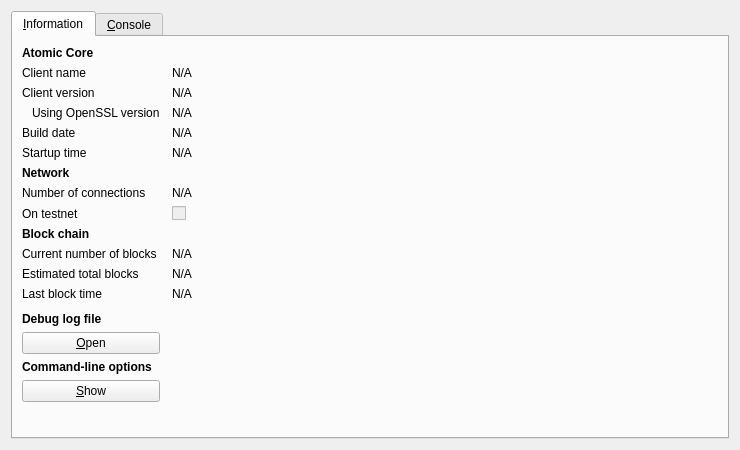
<?xml version="1.0" encoding="UTF-8"?>
<ui version="4.0">
 <class>RPCConsole</class>
 <widget class="QDialog" name="RPCConsole">
  <property name="geometry">
   <rect>
    <x>0</x>
    <y>0</y>
    <width>740</width>
    <height>450</height>
   </rect>
  </property>
  <property name="windowTitle">
   <string>Atomic - Debug window</string>
  </property>
  <property name="styleSheet">
   <string notr="true">background-image: url(:/images/bkg2);</string>
  </property>
  <layout class="QVBoxLayout" name="verticalLayout_2">
   <item>
    <widget class="QTabWidget" name="tabWidget">
     <property name="currentIndex">
      <number>0</number>
     </property>
     <widget class="QWidget" name="tab_info">
      <attribute name="title">
       <string>&amp;Information</string>
      </attribute>
      <layout class="QGridLayout" name="gridLayout" columnstretch="0,1">
       <property name="horizontalSpacing">
        <number>12</number>
       </property>
       <item row="0" column="0">
        <widget class="QLabel" name="label_9">
         <property name="font">
          <font>
           <weight>75</weight>
           <bold>true</bold>
          </font>
         </property>
         <property name="text">
          <string>Atomic Core</string>
         </property>
        </widget>
       </item>
       <item row="1" column="0">
        <widget class="QLabel" name="label_5">
         <property name="text">
          <string>Client name</string>
         </property>
        </widget>
       </item>
       <item row="1" column="1">
        <widget class="QLabel" name="clientName">
         <property name="cursor">
          <cursorShape>IBeamCursor</cursorShape>
         </property>
         <property name="text">
          <string>N/A</string>
         </property>
         <property name="textFormat">
          <enum>Qt::PlainText</enum>
         </property>
         <property name="textInteractionFlags">
          <set>Qt::LinksAccessibleByMouse|Qt::TextSelectableByKeyboard|Qt::TextSelectableByMouse</set>
         </property>
        </widget>
       </item>
       <item row="2" column="0">
        <widget class="QLabel" name="label_6">
         <property name="text">
          <string>Client version</string>
         </property>
        </widget>
       </item>
       <item row="2" column="1">
        <widget class="QLabel" name="clientVersion">
         <property name="cursor">
          <cursorShape>IBeamCursor</cursorShape>
         </property>
         <property name="text">
          <string>N/A</string>
         </property>
         <property name="textFormat">
          <enum>Qt::PlainText</enum>
         </property>
         <property name="textInteractionFlags">
          <set>Qt::LinksAccessibleByMouse|Qt::TextSelectableByKeyboard|Qt::TextSelectableByMouse</set>
         </property>
        </widget>
       </item>
       <item row="3" column="0">
        <widget class="QLabel" name="label_14">
         <property name="text">
          <string>Using OpenSSL version</string>
         </property>
         <property name="indent">
          <number>10</number>
         </property>
        </widget>
       </item>
       <item row="3" column="1">
        <widget class="QLabel" name="openSSLVersion">
         <property name="cursor">
          <cursorShape>IBeamCursor</cursorShape>
         </property>
         <property name="text">
          <string>N/A</string>
         </property>
         <property name="textFormat">
          <enum>Qt::PlainText</enum>
         </property>
         <property name="textInteractionFlags">
          <set>Qt::LinksAccessibleByMouse|Qt::TextSelectableByKeyboard|Qt::TextSelectableByMouse</set>
         </property>
        </widget>
       </item>
       <item row="4" column="0">
        <widget class="QLabel" name="label_12">
         <property name="text">
          <string>Build date</string>
         </property>
        </widget>
       </item>
       <item row="4" column="1">
        <widget class="QLabel" name="buildDate">
         <property name="cursor">
          <cursorShape>IBeamCursor</cursorShape>
         </property>
         <property name="text">
          <string>N/A</string>
         </property>
         <property name="textFormat">
          <enum>Qt::PlainText</enum>
         </property>
         <property name="textInteractionFlags">
          <set>Qt::LinksAccessibleByMouse|Qt::TextSelectableByKeyboard|Qt::TextSelectableByMouse</set>
         </property>
        </widget>
       </item>
       <item row="5" column="0">
        <widget class="QLabel" name="label_13">
         <property name="text">
          <string>Startup time</string>
         </property>
        </widget>
       </item>
       <item row="5" column="1">
        <widget class="QLabel" name="startupTime">
         <property name="cursor">
          <cursorShape>IBeamCursor</cursorShape>
         </property>
         <property name="text">
          <string>N/A</string>
         </property>
         <property name="textFormat">
          <enum>Qt::PlainText</enum>
         </property>
         <property name="textInteractionFlags">
          <set>Qt::LinksAccessibleByMouse|Qt::TextSelectableByKeyboard|Qt::TextSelectableByMouse</set>
         </property>
        </widget>
       </item>
       <item row="6" column="0">
        <widget class="QLabel" name="label_11">
         <property name="font">
          <font>
           <weight>75</weight>
           <bold>true</bold>
          </font>
         </property>
         <property name="text">
          <string>Network</string>
         </property>
        </widget>
       </item>
       <item row="7" column="0">
        <widget class="QLabel" name="label_7">
         <property name="text">
          <string>Number of connections</string>
         </property>
        </widget>
       </item>
       <item row="7" column="1">
        <widget class="QLabel" name="numberOfConnections">
         <property name="cursor">
          <cursorShape>IBeamCursor</cursorShape>
         </property>
         <property name="text">
          <string>N/A</string>
         </property>
         <property name="textFormat">
          <enum>Qt::PlainText</enum>
         </property>
         <property name="textInteractionFlags">
          <set>Qt::LinksAccessibleByMouse|Qt::TextSelectableByKeyboard|Qt::TextSelectableByMouse</set>
         </property>
        </widget>
       </item>
       <item row="8" column="0">
        <widget class="QLabel" name="label_8">
         <property name="text">
          <string>On testnet</string>
         </property>
        </widget>
       </item>
       <item row="8" column="1">
        <widget class="QCheckBox" name="isTestNet">
         <property name="enabled">
          <bool>false</bool>
         </property>
         <property name="text">
          <string/>
         </property>
        </widget>
       </item>
       <item row="9" column="0">
        <widget class="QLabel" name="label_10">
         <property name="font">
          <font>
           <weight>75</weight>
           <bold>true</bold>
          </font>
         </property>
         <property name="text">
          <string>Block chain</string>
         </property>
        </widget>
       </item>
       <item row="10" column="0">
        <widget class="QLabel" name="label_3">
         <property name="text">
          <string>Current number of blocks</string>
         </property>
        </widget>
       </item>
       <item row="10" column="1">
        <widget class="QLabel" name="numberOfBlocks">
         <property name="cursor">
          <cursorShape>IBeamCursor</cursorShape>
         </property>
         <property name="text">
          <string>N/A</string>
         </property>
         <property name="textFormat">
          <enum>Qt::PlainText</enum>
         </property>
         <property name="textInteractionFlags">
          <set>Qt::LinksAccessibleByMouse|Qt::TextSelectableByKeyboard|Qt::TextSelectableByMouse</set>
         </property>
        </widget>
       </item>
       <item row="11" column="0">
        <widget class="QLabel" name="label_4">
         <property name="text">
          <string>Estimated total blocks</string>
         </property>
        </widget>
       </item>
       <item row="11" column="1">
        <widget class="QLabel" name="totalBlocks">
         <property name="cursor">
          <cursorShape>IBeamCursor</cursorShape>
         </property>
         <property name="text">
          <string>N/A</string>
         </property>
         <property name="textFormat">
          <enum>Qt::PlainText</enum>
         </property>
         <property name="textInteractionFlags">
          <set>Qt::LinksAccessibleByMouse|Qt::TextSelectableByKeyboard|Qt::TextSelectableByMouse</set>
         </property>
        </widget>
       </item>
       <item row="12" column="0">
        <widget class="QLabel" name="label_2">
         <property name="text">
          <string>Last block time</string>
         </property>
        </widget>
       </item>
       <item row="12" column="1">
        <widget class="QLabel" name="lastBlockTime">
         <property name="cursor">
          <cursorShape>IBeamCursor</cursorShape>
         </property>
         <property name="text">
          <string>N/A</string>
         </property>
         <property name="textFormat">
          <enum>Qt::PlainText</enum>
         </property>
         <property name="textInteractionFlags">
          <set>Qt::LinksAccessibleByMouse|Qt::TextSelectableByKeyboard|Qt::TextSelectableByMouse</set>
         </property>
        </widget>
       </item>
       <item row="13" column="0">
        <spacer name="verticalSpacer_2">
         <property name="orientation">
          <enum>Qt::Vertical</enum>
         </property>
         <property name="sizeHint" stdset="0">
          <size>
           <width>20</width>
           <height>20</height>
          </size>
         </property>
        </spacer>
       </item>
       <item row="14" column="0">
        <widget class="QLabel" name="labelDebugLogfile">
         <property name="font">
          <font>
           <weight>75</weight>
           <bold>true</bold>
          </font>
         </property>
         <property name="text">
          <string>Debug log file</string>
         </property>
        </widget>
       </item>
       <item row="15" column="0">
        <widget class="QPushButton" name="openDebugLogfileButton">
         <property name="toolTip">
          <string>Open the Atomic debug log file from the current data directory. This can take a few seconds for large log files.</string>
         </property>
         <property name="text">
          <string>&amp;Open</string>
         </property>
         <property name="autoDefault">
          <bool>false</bool>
         </property>
        </widget>
       </item>
       <item row="16" column="0">
        <widget class="QLabel" name="labelCLOptions">
         <property name="font">
          <font>
           <weight>75</weight>
           <bold>true</bold>
          </font>
         </property>
         <property name="text">
          <string>Command-line options</string>
         </property>
        </widget>
       </item>
       <item row="17" column="0">
        <widget class="QPushButton" name="showCLOptionsButton">
         <property name="toolTip">
          <string>Show the Atomic-Qt help message to get a list with possible Atomic command-line options.</string>
         </property>
         <property name="text">
          <string>&amp;Show</string>
         </property>
         <property name="autoDefault">
          <bool>false</bool>
         </property>
        </widget>
       </item>
       <item row="18" column="0">
        <spacer name="verticalSpacer">
         <property name="orientation">
          <enum>Qt::Vertical</enum>
         </property>
         <property name="sizeHint" stdset="0">
          <size>
           <width>20</width>
           <height>40</height>
          </size>
         </property>
        </spacer>
       </item>
      </layout>
     </widget>
     <widget class="QWidget" name="tab_console">
      <attribute name="title">
       <string>&amp;Console</string>
      </attribute>
      <layout class="QVBoxLayout" name="verticalLayout_3">
       <property name="spacing">
        <number>3</number>
       </property>
       <item>
        <widget class="QTextEdit" name="messagesWidget">
         <property name="minimumSize">
          <size>
           <width>0</width>
           <height>100</height>
          </size>
         </property>
         <property name="readOnly">
          <bool>true</bool>
         </property>
         <property name="tabKeyNavigation" stdset="0">
          <bool>false</bool>
         </property>
         <property name="columnCount" stdset="0">
          <number>2</number>
         </property>
        </widget>
       </item>
       <item>
        <layout class="QHBoxLayout" name="horizontalLayout">
         <property name="spacing">
          <number>3</number>
         </property>
         <item>
          <widget class="QLabel" name="label">
           <property name="text">
            <string notr="true">&gt;</string>
           </property>
          </widget>
         </item>
         <item>
          <widget class="QLineEdit" name="lineEdit"/>
         </item>
         <item>
          <widget class="QPushButton" name="clearButton">
           <property name="maximumSize">
            <size>
             <width>24</width>
             <height>24</height>
            </size>
           </property>
           <property name="toolTip">
            <string>Clear console</string>
           </property>
           <property name="text">
            <string/>
           </property>
           <property name="icon">
            <iconset resource="../bitcoin.qrc">
             <normaloff>:/icons/remove</normaloff>:/icons/remove</iconset>
           </property>
           <property name="shortcut">
            <string notr="true">Ctrl+L</string>
           </property>
           <property name="autoDefault">
            <bool>false</bool>
           </property>
          </widget>
         </item>
        </layout>
       </item>
      </layout>
     </widget>
    </widget>
   </item>
  </layout>
 </widget>
 <resources>
  <include location="../bitcoin.qrc"/>
 </resources>
 <connections/>
</ui>
